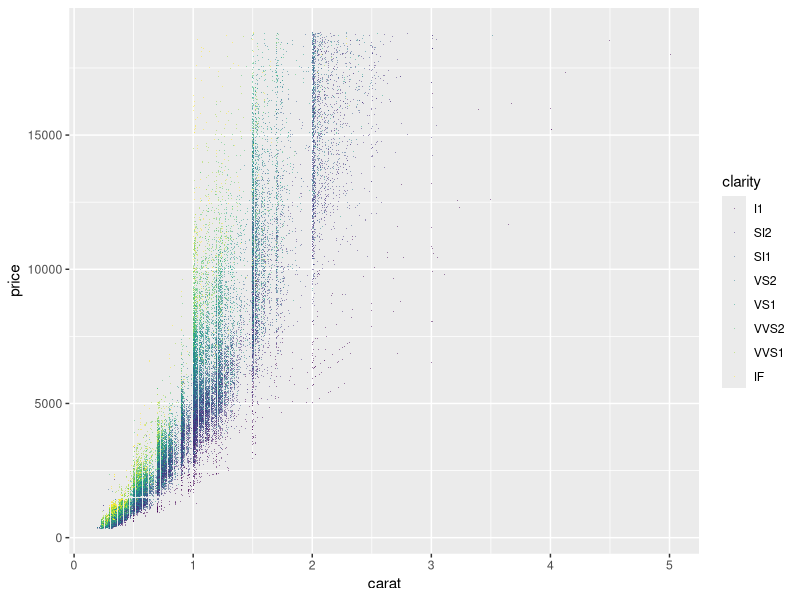
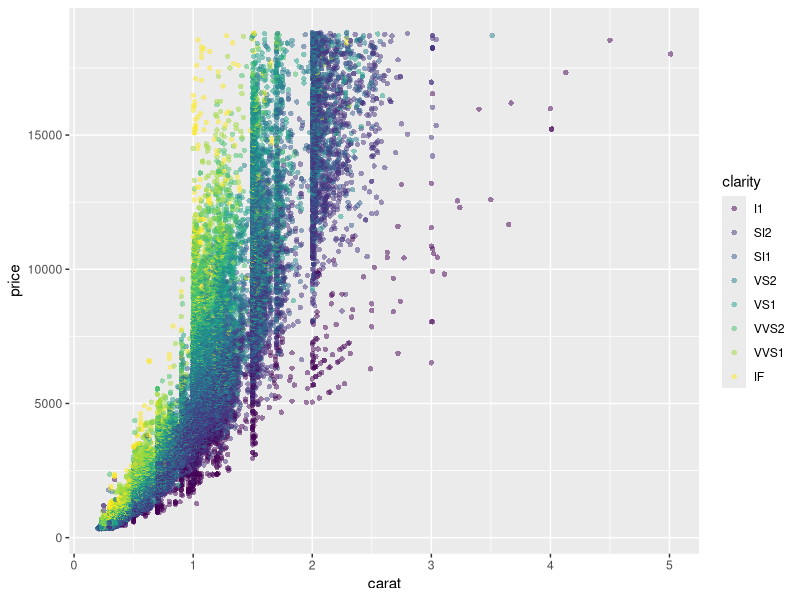

These figures' R source, in order:
# Introduction to Data Visualization with ggplot2 ----

## scatter plots ----

# Restart Environment ----
rm(list = ls())

# Load library ----
#install.packages("tidyverse")
library(tidyverse)
library(readr)
library(ggplot2)

# Plot #1 ----
# Plot price vs. carat, colored by clarity
plt_price_vs_carat_by_clarity <- ggplot(diamonds, 
                                        aes(carat, 
                                            price, 
                                            color = clarity))
# Add a point layer with tiny points (pixel = 1)
plt_price_vs_carat_by_clarity + geom_point(alpha = 0.5, shape = ".")

#Plot #2 ----
# Set the shape to 16
plt_price_vs_carat_by_clarity <- ggplot(diamonds, 
                                        aes(carat, 
                                            price, 
                                            color = clarity))
plt_price_vs_carat_by_clarity + geom_point(alpha = 0.5,
                                           shape = 16)